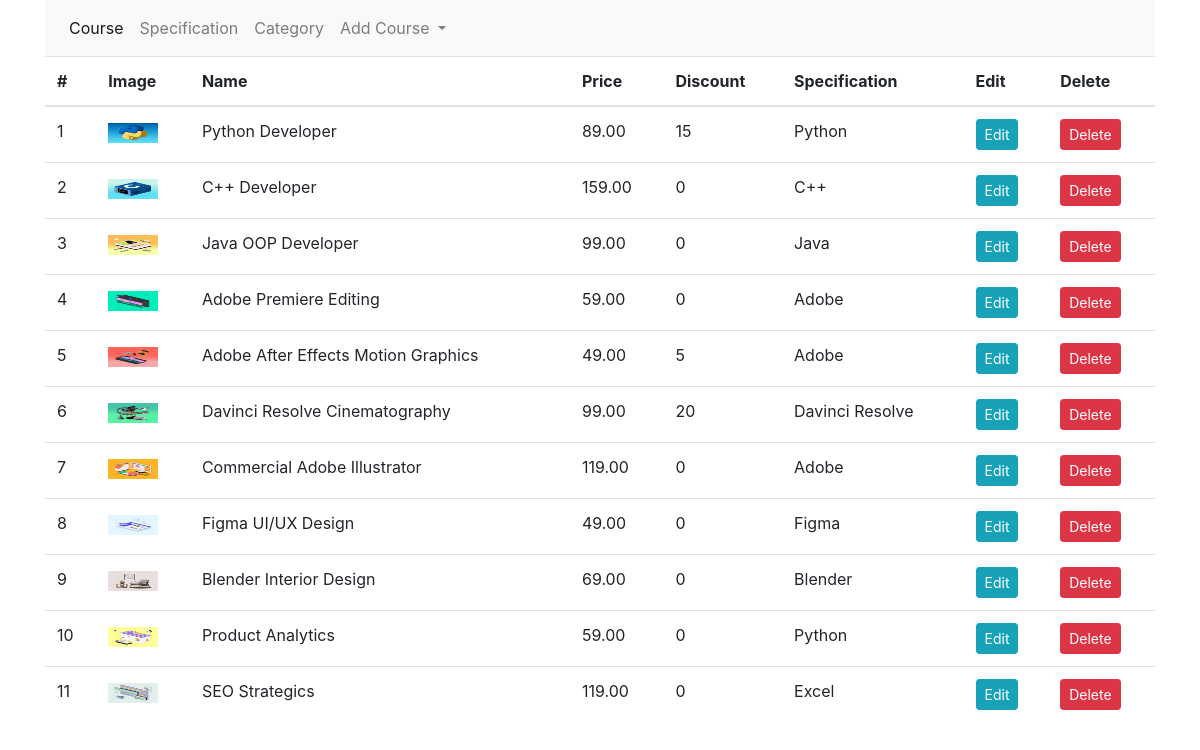
The page /admin on the database its author committed.
### shop/products/models.py (models this page shows, shortened)
class Addproduct(db.Model):
    __seachbale__ = ['name','desc']
    id = db.Column(db.Integer, primary_key=True)
    name = db.Column(db.String(80), nullable=False)
    price = db.Column(db.Numeric(10,2), nullable=False)
    discount = db.Column(db.Integer, default=0)
    stock = db.Column(db.Integer, nullable=False)
    editions = db.Column(db.Text, nullable=False)
    desc = db.Column(db.Text, nullable=False)
    pub_date = db.Column(db.DateTime, nullable=False,default=datetime.utcnow)
    category_id = db.Column(db.Integer, db.ForeignKey('category.id'),nullable=False)
    category = db.relationship('Category',backref=db.backref('categories', lazy=True))
    specification_id = db.Column(db.Integer, db.ForeignKey('specification.id'),nullable=False)
    specification = db.relationship('Specification',backref=db.backref('specifications', lazy=True))
    image_1 = db.Column(db.String(150), nullable=False, default='image1.jpg')
    image_2 = db.Column(db.String(150), nullable=False, default='image2.jpg')
    image_3 = db.Column(db.String(150), nullable=False, default='image3.jpg')

class Specification(db.Model):
    id = db.Column(db.Integer, primary_key=True)
    name = db.Column(db.String(30), unique=True, nullable=False)

### shop/admin/routes.py (the view)
@app.route('/admin')
def admin():
    products = Addproduct.query.all()
    return render_template('admin/index.html', title='Admin page',products=products)

### shop/templates/admin/index.html (shortened to what this page needs)
{% extends 'layout.html' %}
{% block content %}
<div class="container">
    <nav class="navbar navbar-expand-lg navbar-light bg-light">
        <div class="collapse navbar-collapse" id="navbarNavDropdown">
          <ul class="navbar-nav">
            <li class="nav-item active">
              <a class="nav-link" href="{{url_for('admin')}}">Course <span class="sr-only">(current)</span></a>
            </li>
            <li class="nav-item">
              <a class="nav-link" href="{{url_for('specifications')}}">Specification</a>
            </li>
            <li class="nav-item">
              <a class="nav-link" href="{{url_for('categories')}}">Category</a>
            </li>
            <li class="nav-item dropdown">
              <a class="nav-link dropdown-toggle" href="#" id="navbarDropdownMenuLink" role="button" data-toggle="dropdown" aria-haspopup="true" aria-expanded="false">
                Add Course
              </a>
            </li>
          </ul>
        </div>
      </nav>
</div>
<div class="container">
    <table class="table tbale-sm">
        <thead>
            <th>#</th>
            <th>Image</th>
            <th>Name</th>
            <th>Price</th>
            <th>Discount</th>
            <th>Specification</th>
            <th>Edit</th>
            <th>Delete</th>
        </thead>
        <tbody>
          {% for product in products %}
          <tr>
            <td>{{loop.index}}</td>
            <td> <img src="{{url_for('static',filename='images/' + product.image_1)}}" alt="{{product.name}}" width="50" height="20"></td>
            <td>{{ product.name }}</td>
            <td>{{ product.price }}</td>
            <td>{{ product.discount }}</td>
            <td>{{ product.specification.name}}</td>
            <td> <a href="{{url_for('updateproduct', id=product.id)}}" class="btn btn-sm btn-info">Edit </a> </td>
            <td><button type="button" class="btn btn-danger btn-sm" data-toggle="modal" data-target="#exampleModal-{{product.id}}">
              Delete
            </button></td>
          </tr>
          {% endfor %}
        </tbody>
    </table>
</div>
{% endblock content %}

### rows shown on the page
Addproduct: image_1 (picture), name "Python Developer", price "89.00", discount "15", specification.name "Python"
Addproduct: image_1 (picture), name "C++ Developer", price "159.00", discount "0", specification.name "С++"
Addproduct: image_1 (picture), name "Java OOP Developer", price "99.00", discount "0", specification.name "Java"
Addproduct: image_1 (picture), name "Adobe Premiere Editing", price "59.00", discount "0", specification.name "Adobe"
Addproduct: image_1 (picture), name "Adobe After Effects Motion Graphics", price "49.00", discount "5", specification.name "Adobe"
Addproduct: image_1 (picture), name "Davinci Resolve Cinematography", price "99.00", discount "20", specification.name "Davinci Resolve"
Addproduct: image_1 (picture), name "Commercial Adobe Illustrator", price "119.00", discount "0", specification.name "Adobe"
Addproduct: image_1 (picture), name "Figma UI/UX Design", price "49.00", discount "0", specification.name "Figma"
Addproduct: image_1 (picture), name "Blender Interior Design", price "69.00", discount "0", specification.name "Blender"
Addproduct: image_1 (picture), name "Product Analytics", price "59.00", discount "0", specification.name "Python"
Addproduct: image_1 (picture), name "SEO Strategics", price "119.00", discount "0", specification.name "Excel"
